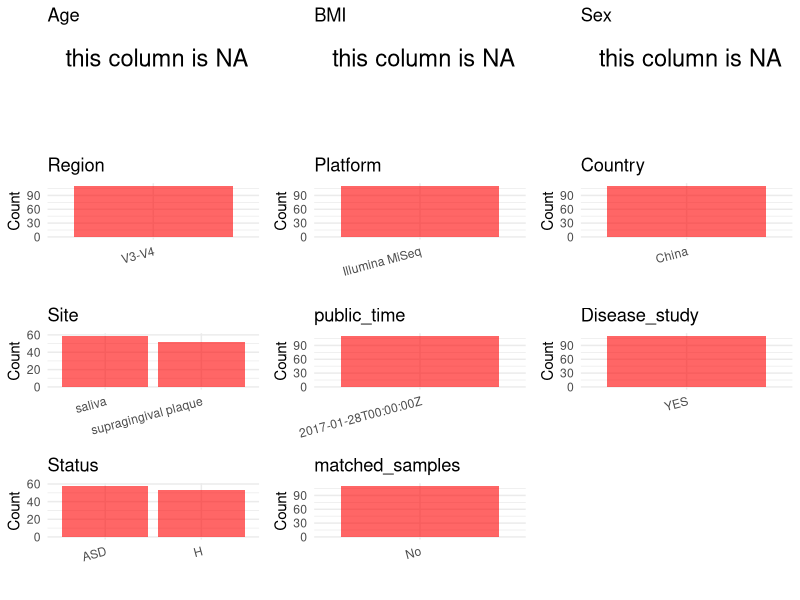

This figure's R source: (Note: this script raises an error after producing the figure.)
## ---- chunk 1
# Load necessary libraries
library(dplyr)
library(ggplot2)
library(cowplot)
library(stringr)

# Set working directory (update this path to your local directory)
setwd("/home/hby/oral_project/PRJNA362687")

# Read the initial metadata files
initial_meta <- read.csv("SraRunTable.csv", header = T)

# Combine the two metadata files
# meta <- rbind(initial_meta, initial_meta1)

# Remove entries non-oral samples
# initial_meta <- subset(initial_meta,isolate %in% c("saliva","tongue coat"))

# Check the number of samples containing "HT" in Sample.Name (e.g., healthy controls)
# nrow(subset(meta, grepl("HT", Sample.Name)))

# Display the first few rows of the metadata
head(initial_meta)
## ---- chunk 2
# Create a uniform metadata dataframe
metadata <- data.frame(
  BioProject = initial_meta$BioProject,
  Run = initial_meta$Run,
  sample_name = initial_meta$Sample_Name,
  Platform = initial_meta$Instrument,
  Status = initial_meta$state,
  Site = initial_meta$site,
  public_time = initial_meta$ReleaseDate,
  Sex = NA,
  Age = NA,
  BMI = NA
)
## ---- chunk 3
# Add information obtained from the publication
metadata$Country <- "China"
metadata$Region <- "V3-V4"
metadata$PCR_primers <- "338F(5'-ACTCCTACGGGAGGCAGCA-3')-806R(5'-GGACTACHVGGGTWTCTAAT-3')"
metadata$title <- "Alterations of oral microbiota distinguish children with autism spectrum disorders from healthy controls"
metadata$Disease_study <- "YES"
metadata$matched_samples <- "No"
## ---- chunk 4
# Check the number of unique runs and sample names
print(paste("Number of unique runs:", length(unique(metadata$Run))))
print(paste("Number of unique sample names:", length(unique(metadata$sample_name))))
## ---- chunk 5
# Select columns for visualization
plot_data <- metadata %>%
  select(-BioProject, -Run, -sample_name, -title)

# Function to create simple plots for each column
create_simple_plots <- function(data) {
  plots <- list()

  for (col in colnames(data)) {
    # Check if the column is all NA
    if (all(is.na(data[[col]]))) {
      # Create an empty plot with text indicating all NA
      p <- ggplot() +
        annotate("text", x = 0.5, y = 0.5, label = "this column is NA", size = 6) +
        labs(title = col) +
        theme_void()
    } else if (is.numeric(data[[col]])) {
      # Numeric variable: histogram
      p <- ggplot(data, aes(x = .data[[col]])) +
        geom_histogram(fill = "blue", alpha = 0.6, bins = 20, na.rm = TRUE) +
        labs(title = col) +
        theme_minimal()
    } else {
      # Categorical variable: bar plot (remove NA values)
      count_data <- as.data.frame(table(data[[col]], useNA = "ifany"))
      p <- ggplot(count_data, aes(x = reorder(Var1, -Freq), y = Freq)) +
        geom_col(fill = "red", alpha = 0.6) +
        labs(title = col, x = NULL, y = "Count") +
        theme_minimal() +
        theme(axis.text.x = element_text(angle = 15, hjust = 1))
    }
    plots[[col]] <- p
  }

  return(plots)
}

# Generate and arrange plots
plots <- create_simple_plots(plot_data)
p <- plot_grid(plots$Age,
  plots$BMI,
  plots$Sex,
  plots$Region,
  plots$Platform,
  plots$Country,
  plots$Site,
  plots$public_time,
  plots$Disease_study,
  plots$Status,
  plots$matched_samples, # add
  ncol = 3, align = "hv", axis = "lb"
)
ggsave("Metadata_Summary.png", plot = p, width = 8, height = 6, dpi = 150)
## ---- chunk 6
knitr::include_graphics("Metadata_Summary.png")
## ---- chunk 7
# Reorder columns to match the desired format
metadata <- metadata[, c(
  "BioProject", "Run", "sample_name", "Age", "BMI", "Sex",
  "Region", "Platform", "Country", "Site", "public_time",
  "PCR_primers", "title", "Disease_study", "Status", "matched_samples"
)]

# Export the uniform metadata to a CSV file
write.csv(metadata, file = "metadata.csv", quote = FALSE)
head(metadata)
